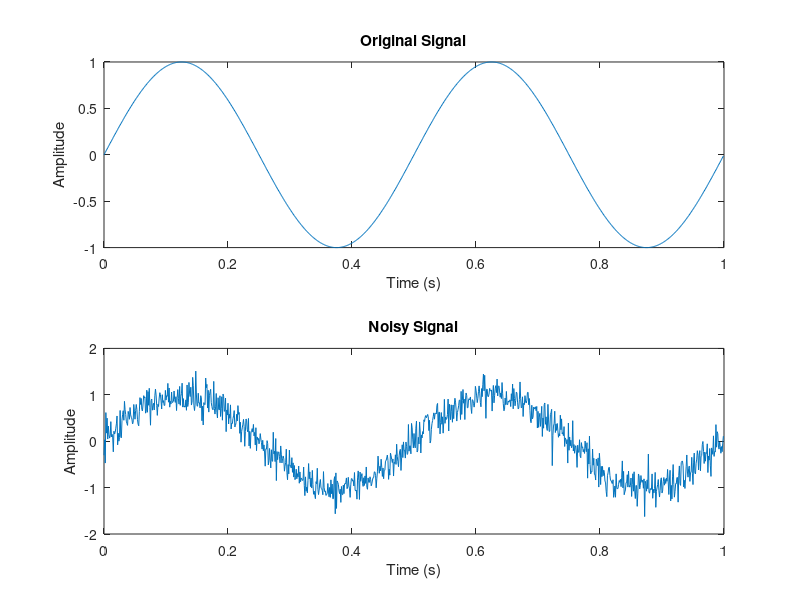

The MATLAB source for this figure: (Note: this script raises an error after producing the figure.)
% Simple MATLAB Program to Demonstrate Signal Processing Toolbox

% Step 1: Generate a simple signal
% Generate a sine wave with frequency 2 Hz and a duration of 1 second.
fs = 1000;                   % Sampling frequency (Hz)
t = 0:1/fs:1-1/fs;           % Time vector from 0 to 1 second
frequency = 2;               % Frequency of the sine wave (2 Hz)
signal = sin(2*pi*frequency*t);

% Step 2: Add noise to the signal
% Simulate the presence of noise in the signal.
noise = 0.2*randn(size(t));  % Gaussian white noise with 0.2 amplitude
noisy_signal = signal + noise;

% Step 3: Visualize the original and noisy signals
figure;
subplot(2, 1, 1);
plot(t, signal);
title('Original Signal');
xlabel('Time (s)');
ylabel('Amplitude');

subplot(2, 1, 2);
plot(t, noisy_signal);
title('Noisy Signal');
xlabel('Time (s)');
ylabel('Amplitude');

% Step 4: Perform basic signal processing operations
% Let's apply some basic signal processing techniques.

% a. Filtering: Apply a low-pass filter to remove high-frequency noise.
cutoff_frequency = 5;  % Cutoff frequency of the filter (Hz)
nyquist = fs / 2;      % Nyquist frequency
order = 4;             % Filter order
[b, a] = butter(order, cutoff_frequency / nyquist, 'low');
filtered_signal = filtfilt(b, a, noisy_signal);

% b. Spectrogram: Compute the spectrogram of the noisy signal.
figure;
spectrogram(noisy_signal, hamming(256), 128, 256, fs, 'yaxis');
title('Spectrogram of Noisy Signal');

% Step 5: Visualize the filtered signal
figure;
subplot(2, 1, 1);
plot(t, noisy_signal);
title('Noisy Signal');
xlabel('Time (s)');
ylabel('Amplitude');

subplot(2, 1, 2);
plot(t, filtered_signal);
title('Filtered Signal');
xlabel('Time (s)');
ylabel('Amplitude');

% Step 6: Play the original and filtered signals
% Play the original and filtered signals to hear the difference.
sound(signal, fs);
pause(1);  % Pause for 1 second
sound(filtered_signal, fs);
